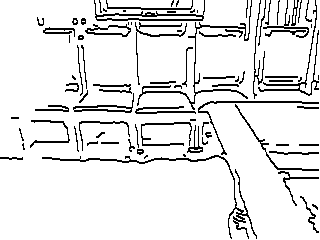
%> input picture canny_boundary.png, 320 x 240 px
$ octave compare.m   (GNU Octave 9; MATLAB toolbox functions it lacks are replaced by stand-ins)
%> lines starting %> are read from the running program, lines starting %| are printed output that depends on the picture
clc
close
clear all
mlb_b = double(imread('canny_boundary.png') / 255);
%> mlb_b: size 240x320 double; values 0 (black) and 1 (white), 90% white; black in thin lines or dots
cv_b = double(imread('bdry_38_40_default.png') / 255) ;
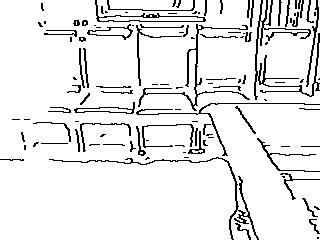
%> input picture bdry_38_40_default.png, 320 x 240 px
%> cv_b: size 240x320 double; values 0 (black) and 1 (white), 91.5% white; black in thin lines or dots
diff = mlb_b - cv_b;
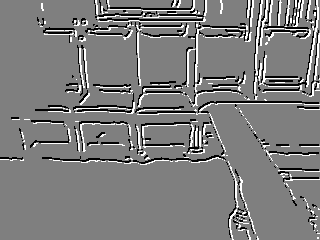
%> diff: size 240x320 double; min -1, max 1, mean -0.0142; drawn with min black and max white
figure
subplot(2,2,1);
imshow(mlb_b)
title('matlab')
subplot(2,2,2);
imshow(cv_b)
title('opencv')
subplot(2,2,3);
imshow(diff)
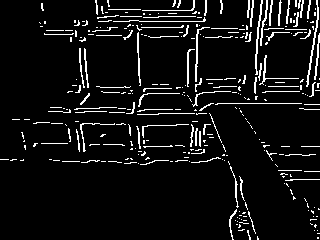
%> displayed picture: size 240x320, on the screen's scale of 0 to 255; 7% white in thin lines or dots
title('diff map')
